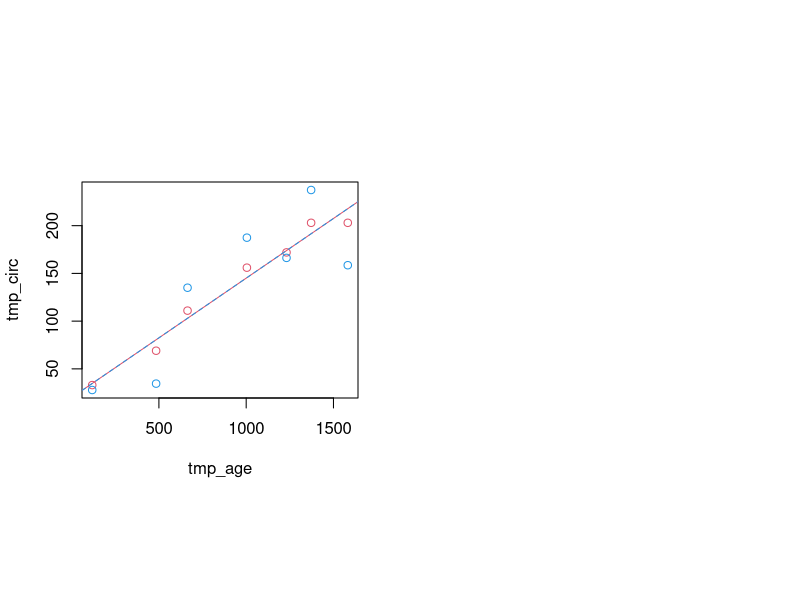
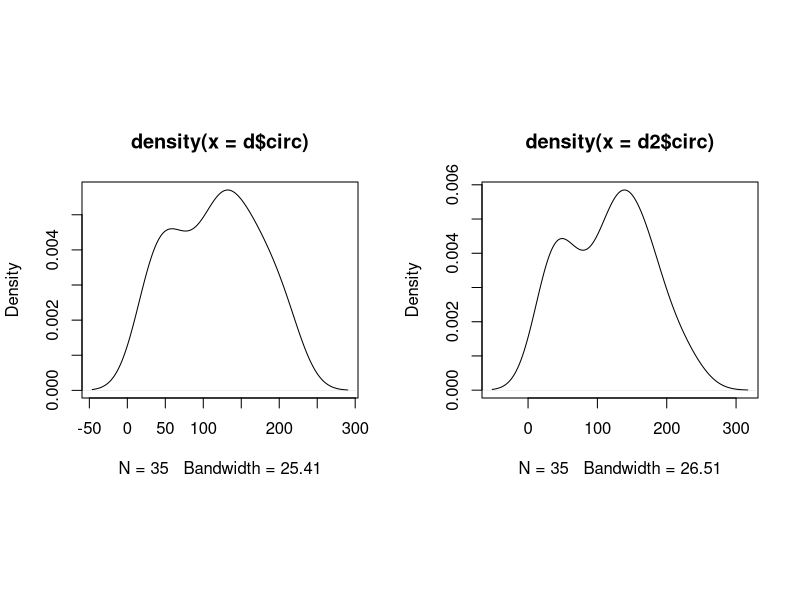
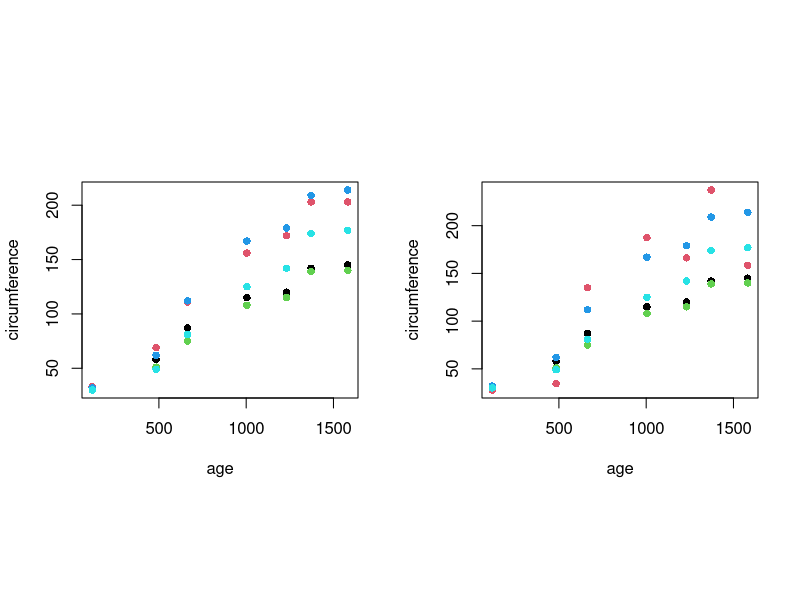
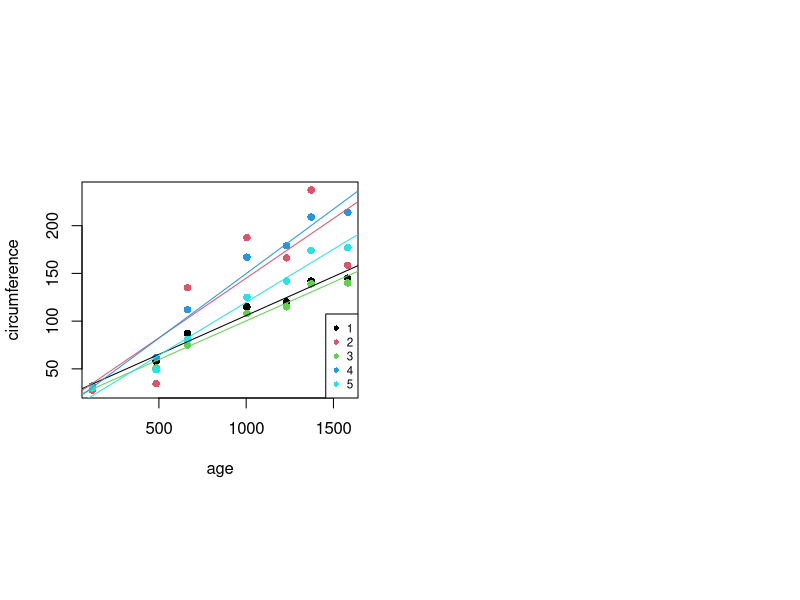
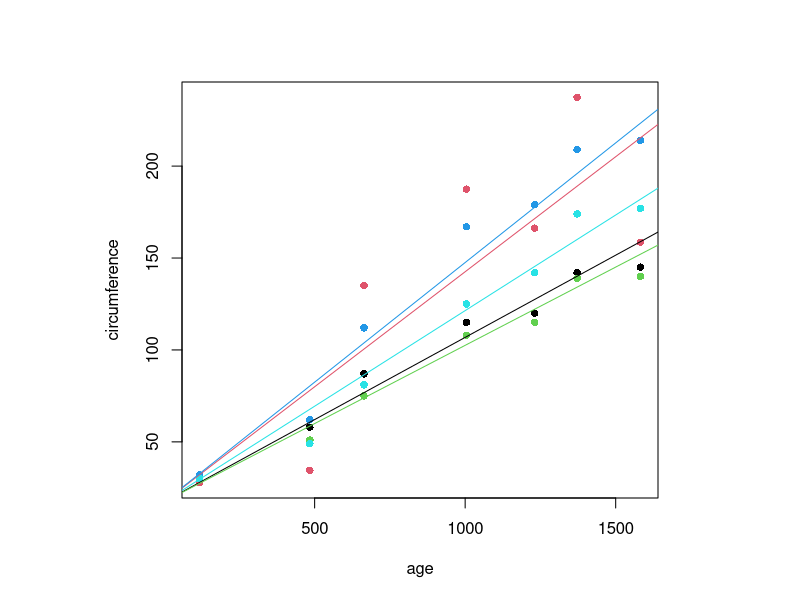
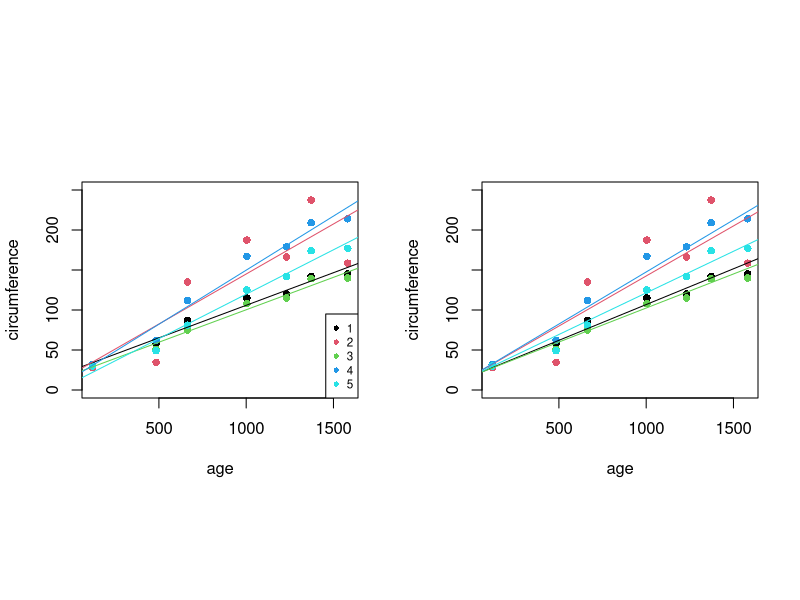
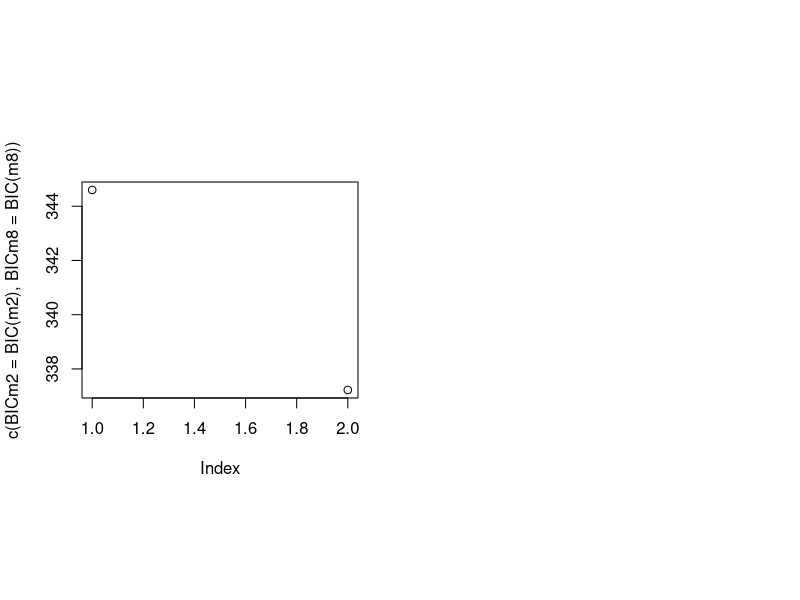

Generate these figures, in order, with R:
## ---- chunk 1
knitr::opts_chunk$set(collapse=TRUE, comment = "#>", fig.width=9, fig.height=6, eval=TRUE, echo=TRUE, results="verbatim", warning=FALSE)
## ---- chunk 2
d = datasets::Orange
d$Tree = factor(d$Tree, levels=unique(d$Tree), order=FALSE)
head(d)
dim(d)

d2 = d
# Adding biais on Tree 2 circumference dispersion values
tmp_circ = d2[d2$Tree%in%2, ]$circumference
tmp_age = d2[d2$Tree%in%2, ]$age
set.seed(1)
m = lm(tmp_circ~tmp_age)
new_circ = tmp_circ + 3*m$residuals
layout(matrix(1:2,1), respect=TRUE)
plot(tmp_age, tmp_circ, col=2, ylim=range(c(tmp_circ, new_circ)))
abline(m, col=2)
points(tmp_age, new_circ, col=4)
abline(lm(new_circ~tmp_age), col=4, lty=2)
d2[d2$Tree%in%2, ]$circumference = new_circ


layout(matrix(1:2,1), respect=TRUE)
plot(density(d$circ))
plot(density(d2$circ))

layout(matrix(1:2,1), respect=TRUE)
plot(circumference~age, d, pch=16, col=d2$Tree)
plot(circumference~age, d2, pch=16, col=d2$Tree)

d = d2


## ---- chunk 3
m2 = lm(circumference~age*Tree, d)
## ---- chunk 4
m2 = lm(circumference~age*Tree, d)
summary(m2)
layout(matrix(1:2, 1, byrow=TRUE), respect=TRUE)
plot(circumference~age, d, pch=16, col=d$Tree)
abline(a=m2$coef[1]             , b=m2$coef[2]              , col=1)
n = length(levels(d$Tree))
for (i in 2:n) {
  abline(a=m2$coef[1] + m2$coef[i+1], b=m2$coef[2] + m2$coef[n+i] , col=i)
}
legend("bottomright", cex=.7, levels(d$Tree), col=1:length(levels(d$Tree)), pch=16)
## ---- chunk 5
m8 = lme4::lmer(circumference ~ age + (0+age | Tree), data = d)
## ---- chunk 6
layout(1, respect=TRUE)
m8 = lme4::lmer(circumference ~ age + (0+age | Tree), data = d)
summary(m8)
coef(m8)
plot(circumference~age, d, pch=16, col=d$Tree)
abline(a=coef(m8)$Tree[1,1], b=coef(m8)$Tree[1,2], col=1)
abline(a=coef(m8)$Tree[2,1], b=coef(m8)$Tree[2,2], col=2)
abline(a=coef(m8)$Tree[3,1], b=coef(m8)$Tree[3,2], col=3)
abline(a=coef(m8)$Tree[4,1], b=coef(m8)$Tree[4,2], col=4)
abline(a=coef(m8)$Tree[5,1], b=coef(m8)$Tree[5,2], col=5)
## ---- chunk 7
layout(matrix(1:2, 1, byrow=TRUE), respect=TRUE)
plot(circumference~age, d, pch=16, col=d$Tree, ylim=c(0,250))
abline(a=m2$coef[1]             , b=m2$coef[2]              , col=1)
n = length(levels(d$Tree))
for (i in 2:n) {
  abline(a=m2$coef[1] + m2$coef[i+1], b=m2$coef[2] + m2$coef[n+i] , col=i)
}
legend("bottomright", cex=.7, levels(d$Tree), col=1:length(levels(d$Tree)), pch=16)

plot(circumference~age, d, pch=16, col=d$Tree, ylim=c(0,250))
abline(a=coef(m8)$Tree[1,1], b=coef(m8)$Tree[1,2], col=1)
abline(a=coef(m8)$Tree[2,1], b=coef(m8)$Tree[2,2], col=2)
abline(a=coef(m8)$Tree[3,1], b=coef(m8)$Tree[3,2], col=3)
abline(a=coef(m8)$Tree[4,1], b=coef(m8)$Tree[4,2], col=4)
abline(a=coef(m8)$Tree[5,1], b=coef(m8)$Tree[5,2], col=5)
## ---- chunk 8
plot(c(
  BICm2=BIC(m2),
  BICm8=BIC(m8)
))
## ---- chunk 9
BIC(m2)
BIC(m8)
## ---- chunk 10
sessionInfo()
